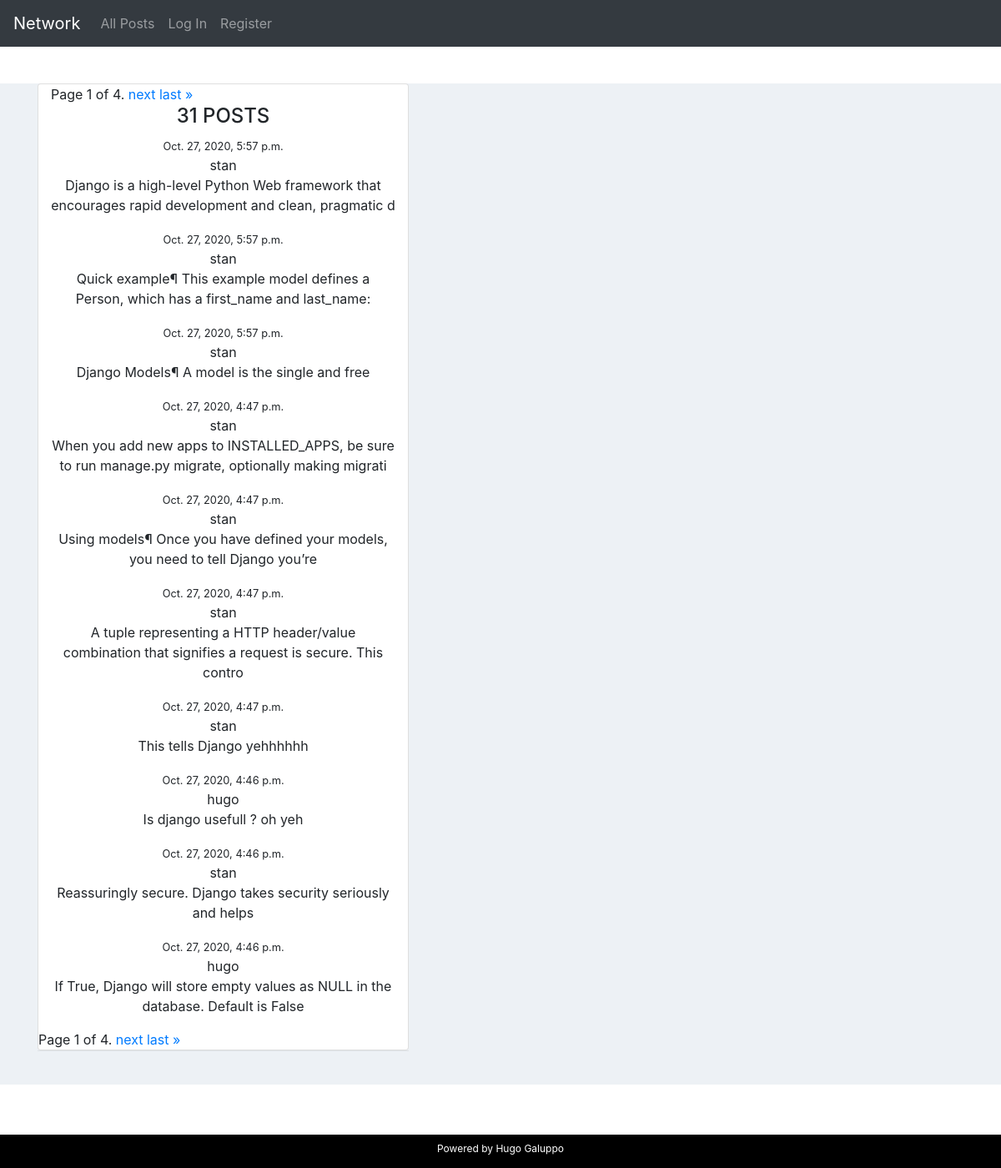
The page / on the database its author committed.
### network/models.py (models this page shows, shortened)
class Post (models.Model):
    author = models.ForeignKey("Profile", on_delete=models.CASCADE, related_name="author") #profile.author
    content = models.CharField(max_length=100)
    date = models.DateTimeField(auto_now=True)
    likes = models.ManyToManyField("User",related_name="likes", blank = True) #user.likes
    class Meta:
        ordering = ('-date', )

class Profile(models.Model):
    user = models.OneToOneField("User", on_delete=models.CASCADE, related_name="user") # user.user
    title = models.CharField(max_length=100, blank=True)
    followers = models.ManyToManyField("User",related_name="is_following", blank=True)     # user.is_following.all()

class User(AbstractUser):
    pass

### network/views.py (the view)
# urls.py: path("", views.index, name="index"),
def index(request):
    allPosts = Post.objects.all()
    paginator = Paginator(allPosts, 10) # Show 10 posts per page.
    page_number = request.GET.get('page') # 10
    page_obj = paginator.get_page(page_number)
    if request.method == 'POST':
        form = PostForm(request.POST, request.user)
        if form.is_valid():
            instance = form.save(commit=False)
            instance.user = request.user
            author = request.user
            if not request.user == instance.user:
                raise Http404
            content = request.POST["content"]
            new_post = Post(author = Profile.objects.get(user = author), content = content )
            new_post.save()
            return HttpResponseRedirect(reverse("index"))
    else:
        form = PostForm()
    return render(request, "network/index.html", {'form': form, 'allPosts': allPosts, 'page_obj': page_obj})

### network/templates/network/index.html (shortened to what this page needs)
{% extends "network/layout.html" %}
{% load static %}
{% block body %}
<div class="container">
  <div class="row">
      <div class="col-md-12 col-lg-5">
          <div class="card">
                      <div class="col text-center">
                              <div class="pagination">
                                <span class="step-links">
                                    <span class="current">
                                        Page {{ page_obj.number }} of {{ page_obj.paginator.num_pages }}.
                                    </span>
                                    {% if page_obj.has_next %}
                                        <a href="?page={{ page_obj.next_page_number }}">next</a>
                                        <a href="?page={{ page_obj.paginator.num_pages }}">last &raquo;</a>
                                    {% endif %}
                                </span>
                            </div>
                          <h4 class="text-uppercase">
                            {{allPosts.count }} Posts</h4>
                          {% for post in page_obj %}
                              <small> {{post.date}} </small>
                              <div id='{{ post.id }}' class="media-body">
                                    {{post.author.user}}</h4></a>
                                <p id='content'>{{post.content}}</p>
                              </div>
                          {% endfor %}
                      </div>
                      <div class="pagination">
                        <span class="step-links">
                            <span class="current">
                                Page {{ page_obj.number }} of {{ page_obj.paginator.num_pages }}.
                            </span>
                            {% if page_obj.has_next %}
                                <a href="?page={{ page_obj.next_page_number }}">next</a>
                                <a href="?page={{ page_obj.paginator.num_pages }}">last &raquo;</a>
                            {% endif %}
                        </span>
                    </div>
              </div>
              <div class="card-body border-top">
{% endblock %}

### network/static/network/styles.css (style rules this page uses)
body { background: #edf1f5; margin-top:20px; }
.card { position: relative; display: flex; flex-direction: column; min-width: 0; word-wrap: break-word; background-color: #fff; background-clip: border-box; border: 0 solid transparent; border-radius: 0; }

### rows shown on the page
Post: date "Oct. 27, 2020, 5:57 p.m.", author.user "stan", content "Django is a high-level Python Web framework that encourages rapid development and clean, pragmatic d"
Post: date "Oct. 27, 2020, 5:57 p.m.", author.user "stan", content "Quick example¶ This example model defines a Person, which has a first_name and last_name:"
Post: date "Oct. 27, 2020, 5:57 p.m.", author.user "stan", content "Django Models¶ A model is the single and free"
Post: date "Oct. 27, 2020, 4:47 p.m.", author.user "stan", content "When you add new apps to INSTALLED_APPS, be sure to run manage.py migrate, optionally making migrati"
Post: date "Oct. 27, 2020, 4:47 p.m.", author.user "stan", content "Using models¶ Once you have defined your models, you need to tell Django you’re"
Post: date "Oct. 27, 2020, 4:47 p.m.", author.user "stan", content "A tuple representing a HTTP header/value combination that signifies a request is secure. This contro"
Post: date "Oct. 27, 2020, 4:47 p.m.", author.user "stan", content "This tells Django yehhhhhh"
Post: date "Oct. 27, 2020, 4:46 p.m.", author.user "hugo", content "Is django usefull ? oh yeh"
Post: date "Oct. 27, 2020, 4:46 p.m.", author.user "stan", content "Reassuringly secure. Django takes security seriously and helps"
Post: date "Oct. 27, 2020, 4:46 p.m.", author.user "hugo", content "If True, Django will store empty values as NULL in the database. Default is False"

### other values the page prints
{{ page_obj.number }} "1"
{{ page_obj.paginator.num_pages }} "4"
{{ allPosts.count }} "31"
